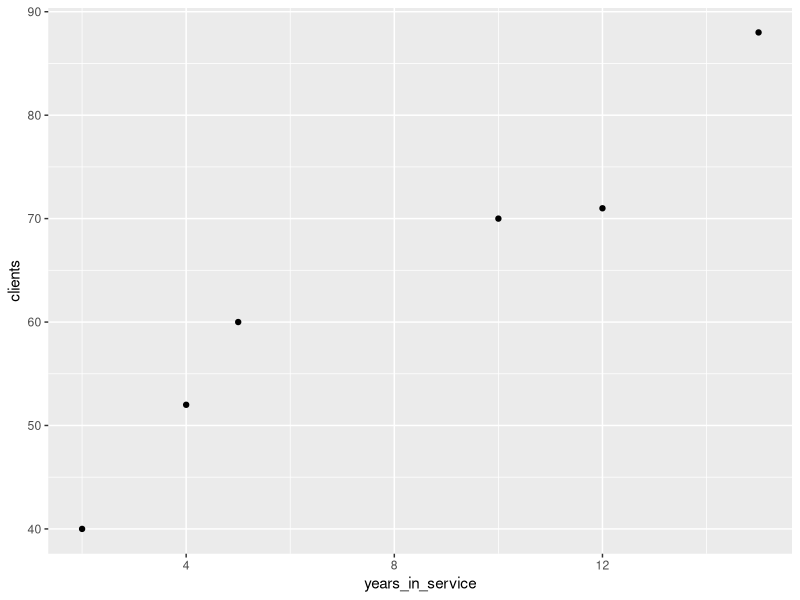

Reproduce this figure in R.
## ---- chunk 1
library(dplyr)
library(ggplot2)
## ---- chunk 2
insurance <- data.frame(agency = c(LETTERS[1:6]),
                        years_in_service = c(2, 4, 5, 10, 12, 15),
                        clients = c(40, 52, 60, 70, 71, 88))

insurance %>% 
  knitr::kable()
## ---- chunk 3
insurance %>%
  ggplot(aes(x = years_in_service, y = clients)) +
  geom_point()
